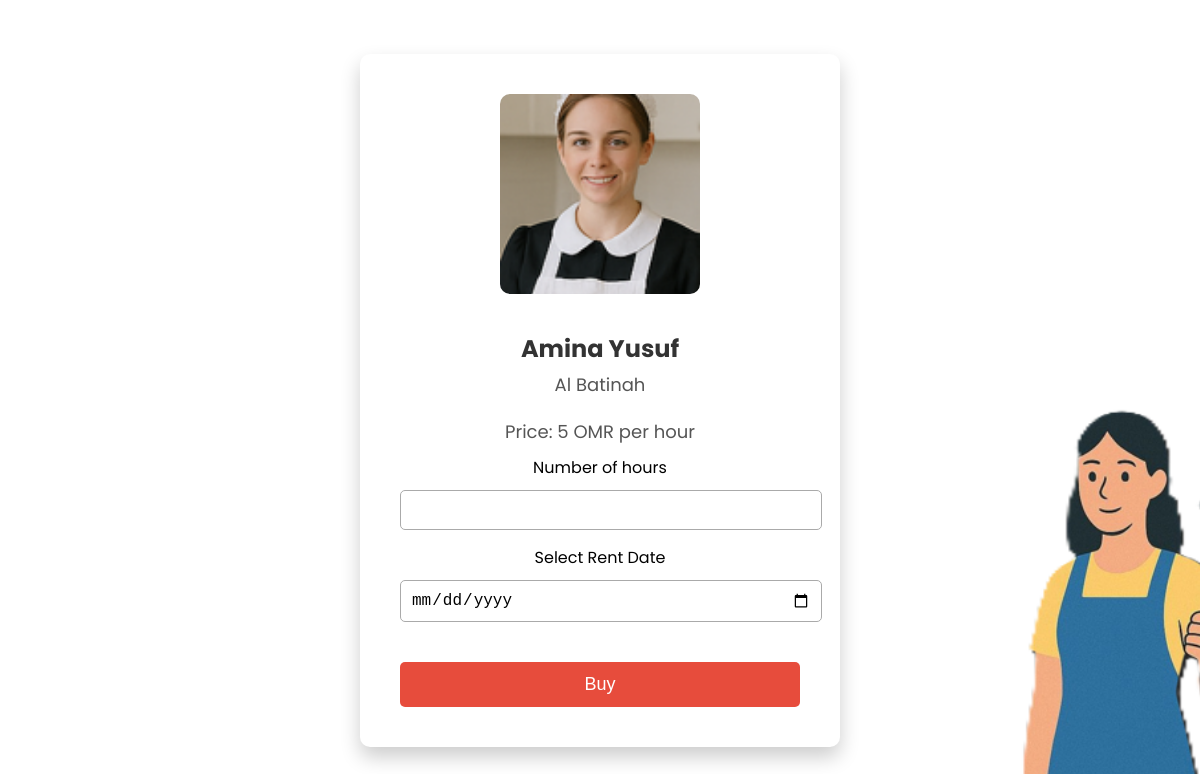
The page /housemaid.php?id=1 on the database its author committed.
### tables this page shows
CREATE TABLE housemaid (
    id INT PRIMARY KEY AUTO_INCREMENT,
    hname VARCHAR(500) NOT NULL,
    pass VARCHAR(255) NOT NULL,
    img VARCHAR(500) NOT NULL,
    place VARCHAR(50) NOT NULL,
    status VARCHAR(50) NOT NULL
);

### housemaid.php (the view, shortened to what this page needs)
<?php
include "condb.php";
$uid = $_SESSION['uid'];
$userPlaceStmt = $conn->prepare("SELECT place FROM users WHERE id = ?");
$userPlaceStmt->execute([$uid]);
$userPlace = $userPlaceStmt->fetchColumn();
$id = $_GET['id'];
$sql = "SELECT * FROM housemaid WHERE id = :id";
$stmt = $conn->prepare($sql);
$stmt->execute(['id' => $id]);
$rows = $stmt->fetchAll(PDO::FETCH_ASSOC);
?>
<!DOCTYPE html>
<html lang="en">
<head>
</head>
<body>
<div class="container">
    <form method="post" action="">
        <?php
        if ($stmt->rowCount() > 0) {
            foreach ($rows as $row) {
                $maidPlace = $row['place'];
                $price_per_hour = ($userPlace === $maidPlace) ? 3 : 5;
                echo "
                    <img src='images/{$row['img']}' alt='{$row['hname']}'>
                    <h2>{$row['hname']}</h2>
                    <p>{$row['place']}</p>
                    <div class='inputBox'>
                        <p style='font-size:18px;'>Price: {$price_per_hour} OMR per hour</p>
                        <label style='display:block; margin-top:10px;'>Number of hours</label>
                        <input type='number' name='nhour' class='card-number-input' required>
                        <label style='display:block; margin-top:15px;'>Select Rent Date</label>
                        <input type='date' name='date' class='card-number-input' required>
                    </div>
                ";
            }
        } else {
            echo "<p>No housemaid found.</p>";
        }
        ?>
        <input type="submit" name="next" value="Buy" class="submit-btn">
    </form>
</div>
</body>
</html>

### housemaid.php (style rules this page uses)
body { background-image: url("images/book_cleaner.png"); background-repeat: no-repeat; background-position: center; background-size: cover; font-family: 'Poppins', sans-serif; display: flex; justify-content: center; align-items: center; min-height: 100vh; margin: 0; }
.container { background: white; padding: 40px; border-radius: 10px; box-shadow: 0px 10px 20px rgba(0,0,0,0.2); width: 400px; text-align: center; }
.container img { width: 200px; height: 200px; object-fit: cover; border-radius: 10px; margin-bottom: 20px; }
.container h2 { margin: 10px 0 5px; font-size: 24px; color: #333; }
.container p { margin: 5px 0; font-size: 18px; color: #555; }
.inputBox { margin: 20px 0; }
.card-number-input { width: 100%; padding: 10px; margin-top: 10px; font-size: 16px; border: 1px solid #aaa; border-radius: 5px; outline: none; }
.submit-btn { background-color: #e74c3c; color: white; border: none; padding: 12px 20px; font-size: 18px; border-radius: 5px; cursor: pointer; margin-top: 20px; width: 100%; }

### rows shown on the page
housemaid: img (picture), hname "Amina Yusuf", place "Al Batinah", place "5"
